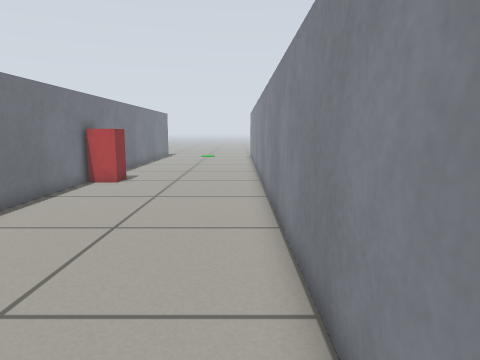
[1] (above)

12 first-person views from a walk through a Gazebo world. The camera is 0.57 m above the floor, tilts 8° down and sees 70° across. The floor is counted in squares, 0.25 m on a side. Each view is taken from the middle of a square. On the plan, view 1 faces up. The plan holds only what a view shows up to about 19 squares ahead; the rest is blank.

[2]
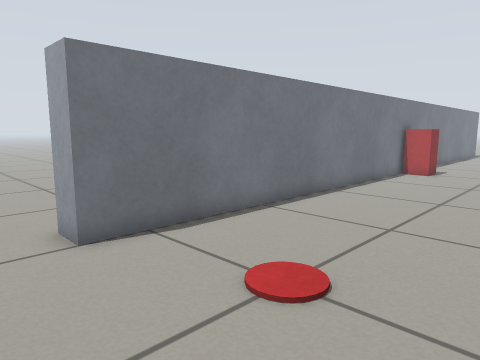

[3]
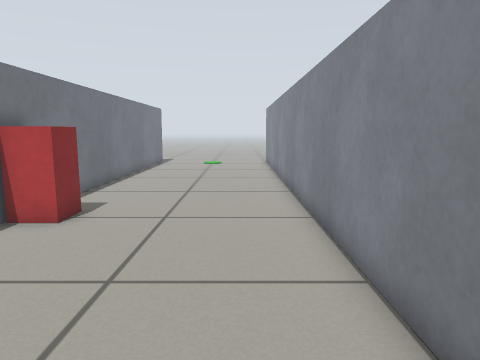

[4]
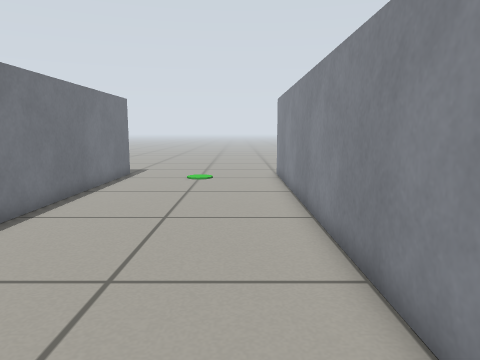

[5]
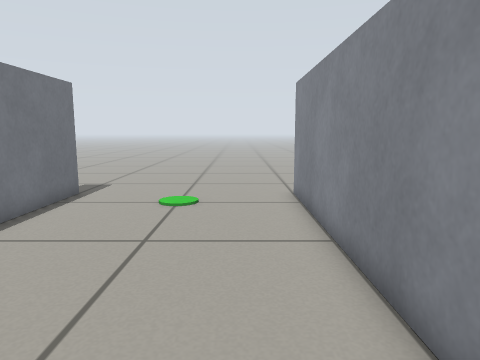

[6]
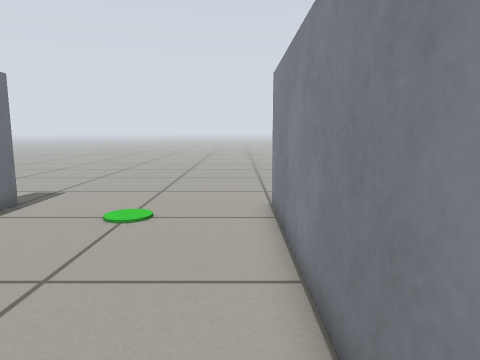

[7]
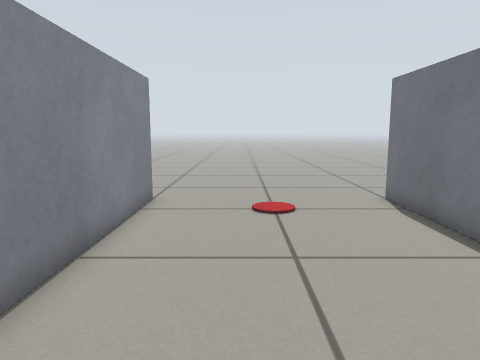

[8]
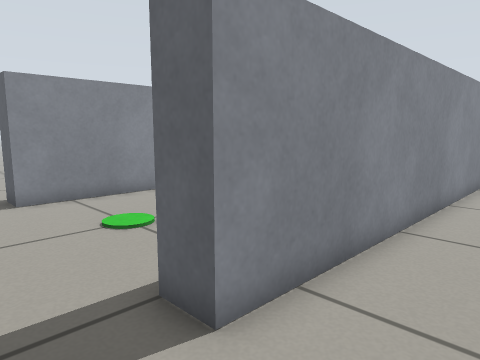

[9]
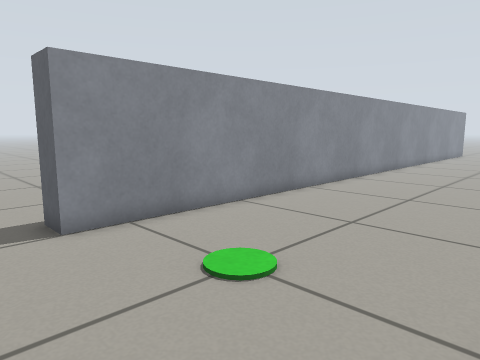

[10]
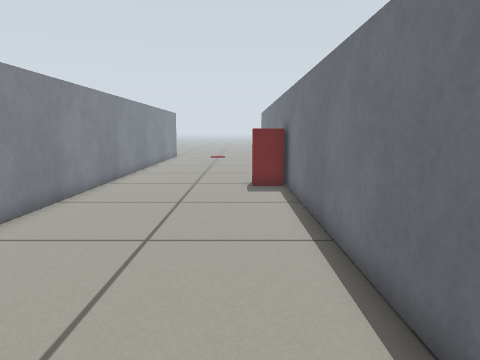

[11]
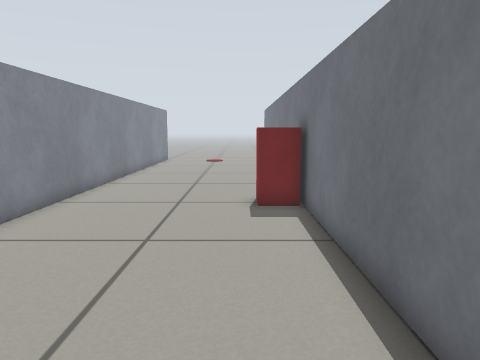

[12]
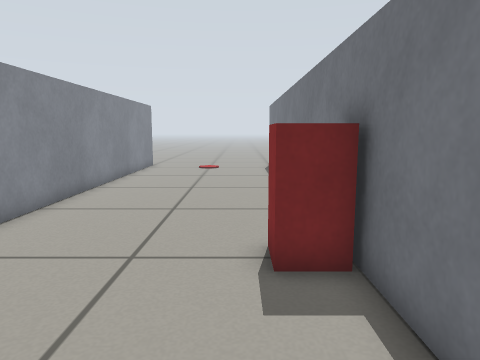

### Floor plan
Points are (right, up) in squares from view 1. A wall is a line through its corners. A room is listed if a view was taken in it or the views show most of it. See-through windows are left out.
Room 1 (views 1, 2, 3, 4, 5, 6, 7, 9, 10, 11, 12)
walls: (-8.2, 33.6) (-7, 33.6) (-7, -1.6) (-8.2, -1.6); (1, -1.6) (1, 33.6)
ways out: opening at (-7.5, -3.5) to room 2; opening at (-7.5, 36) to room 2; opening at (1.5, -3.5); opening at (1.5, 36)
objects: red box (-6, 15) to (-6, 17)
Room 2 (view 8)
walls: (-8.2, 19.8) (-8.2, 33.6)
ways out: opening at (-7.5, -3.5) to room 1; opening at (-7.5, 36) to room 1

Where each view was taken, in squares from view 1:
view 1: 0 up, 0 right, facing up
view 2: 4 down, 0 right, facing up-left
view 3: 7 up, 1 left, facing up
view 4: 15 up, 1 left, facing up
view 5: 21 up, 1 left, facing up
view 6: 23 up, 0 right, facing up
view 7: 10 up, 2 left, facing down
view 8: 36 up, 11 left, facing down-right
view 9: 36 up, 7 left, facing down-right
view 10: 31 up, 5 left, facing down
view 11: 27 up, 5 left, facing down
view 12: 22 up, 5 left, facing down
